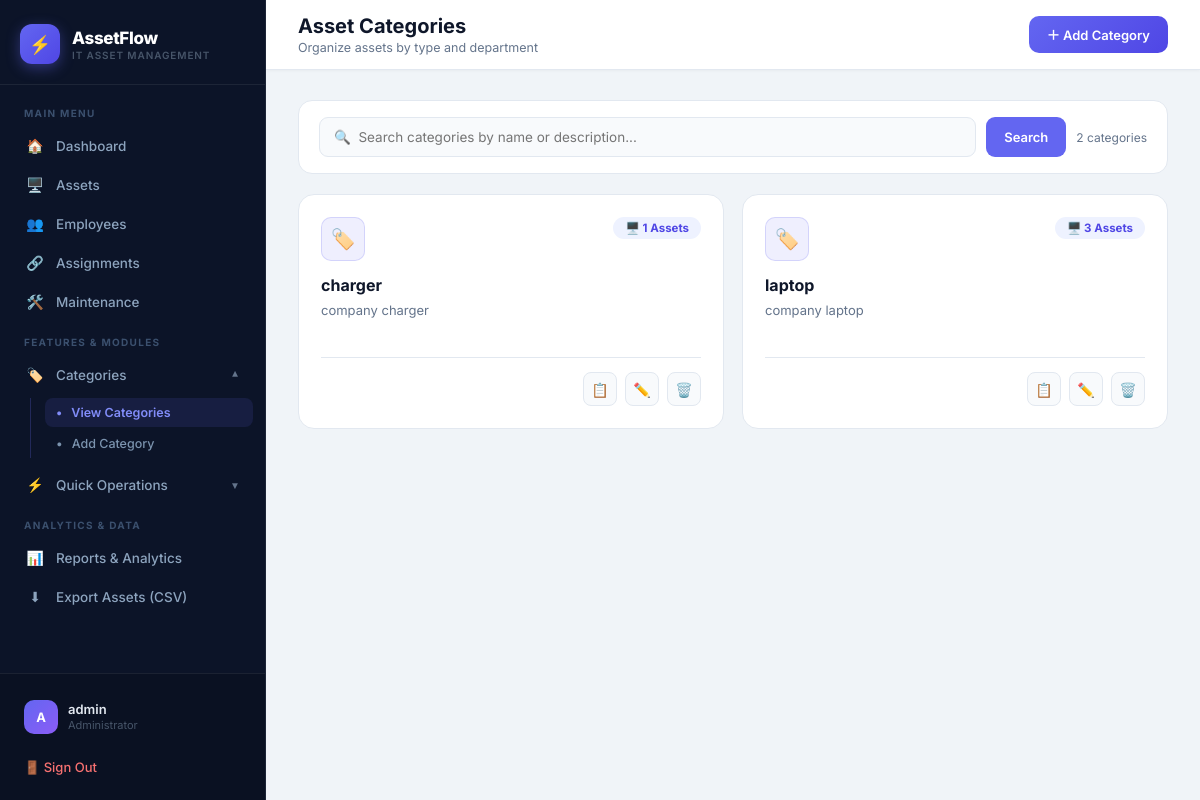
Page /categories/ (signed in) on the committed database.
### assets/models.py (models this page shows, shortened)
class Category(models.Model):
    name = models.CharField(max_length=100, unique=True)
    description = models.TextField(blank=True)
    class Meta:
        verbose_name_plural = "Categories"

### assets/views.py (the view)
# urls.py: path('categories/', views.categories_list, name='categories_list'),
@login_required(login_url='login')
def categories_list(request):
    categories = Category.objects.annotate(
        asset_count=Count('asset')
    ).order_by('name')
    search = request.GET.get("search", "").strip()
    if search:
        categories = categories.filter(
            Q(name__icontains=search) |
            Q(description__icontains=search)
        )
    return render(request, "assets/categories_list.html", {
        "categories": categories,
        "search": search,
    })

### assets/templates/assets/categories_list.html (shortened to what this page needs)
{% extends "assets/base.html" %}
{% block nav_categories_open %}open{% endblock %}
{% block nav_categories_show %}show{% endblock %}
{% block nav_cat_list %}active{% endblock %}
{% block page_title %}Asset Categories{% endblock %}
{% block page_subtitle %}Organize assets by type and department{% endblock %}
{% block topbar_actions %}
    <a href="{% url 'add_category' %}" class="btn-primary">＋ Add Category</a>
{% endblock %}
{% block content %}
<form method="GET" class="search-bar" style="margin-bottom:20px;">
    <input type="text" name="search" value="{{ search|default:'' }}" placeholder="🔍  Search categories by name or description...">
    <button type="submit" class="btn-search">Search</button>
    <span style="font-size:12px;color:var(--muted);margin-left:auto;">{{ categories|length }} categories</span>
</form>
<div class="categories-grid">
    {% for cat in categories %}
    <div class="cat-card">
        <div>
            <div class="cat-header">
                <div class="cat-icon-box">🏷️</div>
                <span class="cat-count">🖥️ {{ cat.asset_count }} Assets</span>
            </div>
            <div class="cat-name">{{ cat.name }}</div>
            <div class="cat-desc">{{ cat.description|default:"No description provided." }}</div>
        </div>
        <div class="cat-footer">
            <a href="{% url 'assets_list' %}?category={{ cat.id }}" class="cat-action-btn" title="View Assets">📋</a>
            <a href="{% url 'edit_category' cat.id %}" class="cat-action-btn" title="Edit">✏️</a>
            <a href="{% url 'delete_category' cat.id %}" class="cat-action-btn del" title="Delete">🗑️</a>
        </div>
    </div>
    {% endfor %}
</div>
{% endblock %}

### assets/templates/assets/base.html (shortened to what this page needs)
<!DOCTYPE html>
<html lang="en">
<head>
</head>
<body>
<aside class="sidebar" id="sidebar">
    <div class="sidebar-brand">
        <div class="sidebar-icon">⚡</div>
        <div class="sidebar-brand-text">
            <div class="name">AssetFlow</div>
            <div class="sub">IT Asset Management</div>
        </div>
    </div>
    <nav class="sidebar-nav">
        <div class="nav-label">Main Menu</div>
        <a href="{% url 'dashboard' %}" class="nav-a {% block nav_dashboard %}{% endblock %}"><span class="ico">🏠</span> <span>Dashboard</span></a>
        <a href="{% url 'assets_list' %}" class="nav-a {% block nav_assets %}{% endblock %}"><span class="ico">🖥️</span> <span>Assets</span></a>
        <a href="{% url 'employees_list' %}" class="nav-a {% block nav_employees %}{% endblock %}"><span class="ico">👥</span> <span>Employees</span></a>
        <a href="{% url 'assignments_list' %}" class="nav-a {% block nav_assignments %}{% endblock %}"><span class="ico">🔗</span> <span>Assignments</span></a>
        <a href="{% url 'maintenance_list' %}" class="nav-a {% block nav_maintenance %}{% endblock %}"><span class="ico">🛠️</span> <span>Maintenance</span></a>
        <div class="nav-label">Features &amp; Modules</div>
        <div class="nav-a nav-toggle-btn {% block nav_categories_open %}{% endblock %}" onclick="toggleSubNav('cat-subnav', this)">
            <div style="display:flex;align-items:center;gap:11px;">
                <span class="ico">🏷️</span> <span>Categories</span>
            </div>
            <span class="nav-toggle-arrow">▼</span>
        </div>
        <div class="sub-nav {% block nav_categories_show %}{% endblock %}" id="cat-subnav">
            <a href="{% url 'categories_list' %}" class="sub-nav-link {% block nav_cat_list %}{% endblock %}"><span>•</span> View Categories</a>
            <a href="{% url 'add_category' %}" class="sub-nav-link {% block nav_cat_add %}{% endblock %}"><span>•</span> Add Category</a>
        </div>
        <div class="nav-a nav-toggle-btn {% block nav_quick_open %}{% endblock %}" onclick="toggleSubNav('actions-subnav', this)">
            <div style="display:flex;align-items:center;gap:11px;">
                <span class="ico">⚡</span> <span>Quick Operations</span>
            </div>
            <span class="nav-toggle-arrow">▼</span>
        </div>
        <div class="nav-label">Analytics &amp; Data</div>
        <a href="{% url 'reports' %}" class="nav-a {% block nav_reports %}{% endblock %}"><span class="ico">📊</span> <span>Reports &amp; Analytics</span></a>
        <a href="{% url 'export_assets_csv' %}" class="nav-a {% block nav_export %}{% endblock %}"><span class="ico">⬇</span> <span>Export Assets (CSV)</span></a>
    </nav>
    <div class="sidebar-bottom">
        <div class="user-card">
            <div class="user-av">{{ request.user.username|slice:":1"|upper }}</div>
            <div>
                <div class="user-name">{{ request.user.username }}</div>
                <div class="user-role">Administrator</div>
            </div>
        </div>
        <a href="{% url 'logout' %}" class="logout-a">🚪 Sign Out</a>
    </div>
</aside>
<main class="main">
    <header class="topbar">
        <div style="display:flex;align-items:center;gap:14px;">
            <div class="tb-left">
                <h1>{% block page_title %}AssetFlow{% endblock %}</h1>
                <p>{% block page_subtitle %}{% endblock %}</p>
            </div>
        </div>
        <div class="tb-right">{% block topbar_actions %}{% endblock %}</div>
    </header>
    <div class="content">
        {% block content %}{% endblock %}
    </div>
</main>
</body>
</html>

### rows in the picture
Category: asset_count "1", name "charger", description "company charger"
Category: asset_count "3", name "laptop", description "company laptop"

### other values in the picture
{{ request.user.username|slice:":1"|upper }} "A"
{{ request.user.username }} "admin"
{{ categories|length }} "2"
